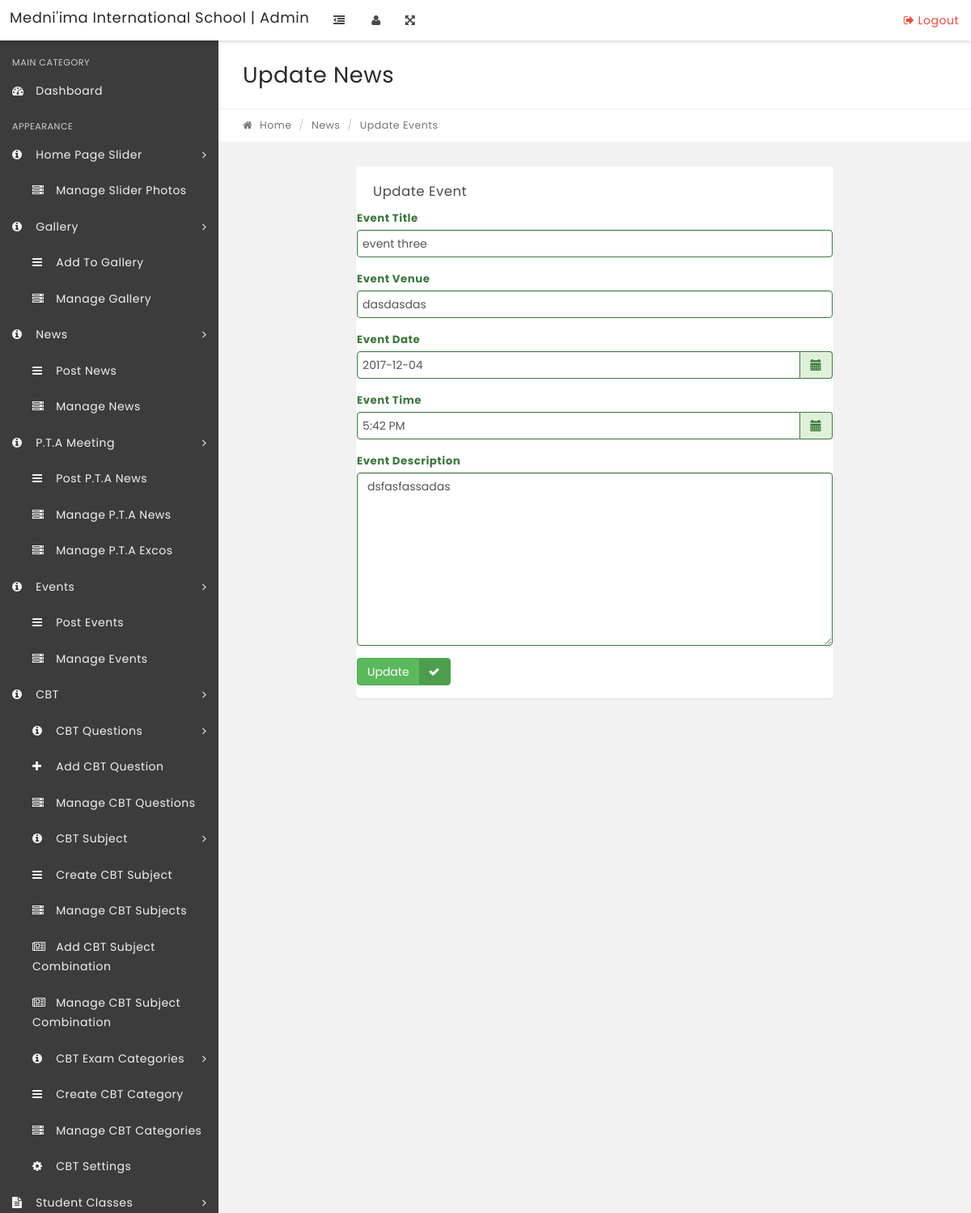
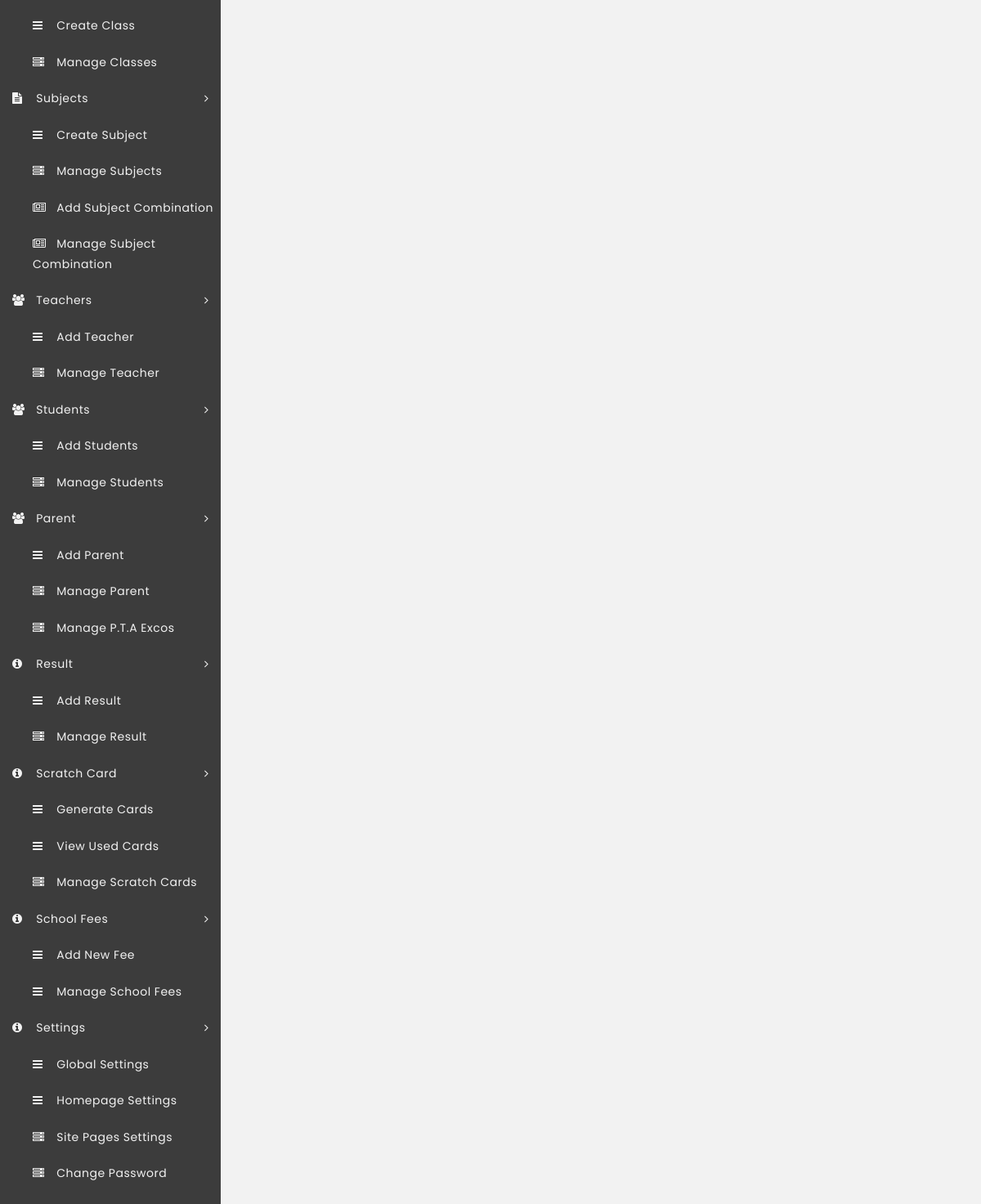
Page /admin/edit-events.php?eid=3 on the committed database (2 pictures, top to bottom).
### tables this page shows
CREATE TABLE IF NOT EXISTS `tblevent` (
  `id` int(11) NOT NULL,
  `title` varchar(250) NOT NULL,
  `content` text NOT NULL,
  `date` date NOT NULL,
  `time` varchar(50) NOT NULL,
  `location` varchar(200) NOT NULL,
  `last_update` timestamp NOT NULL DEFAULT CURRENT_TIMESTAMP ON UPDATE CURRENT_TIMESTAMP
);

### controller/header.php (called while the page is built, shortened)
<?php
require_once __DIR__ . '/config.php';
if(($db=="" || $db->connect_error))
{
    header("Location: /installation/");
}
else{
include __DIR__ . '/func.php';
$iSMartFUN = new Ismart_Controller($db);
}
?>

### controller/func.php (called while the page is built, shortened)
<?php
class Ismart_Controller {
	var $db;
	function __construct($db){
		$this->db = $db;
            	}
public function getTRows($table,$conditions = array()){
		$sql = 'SELECT ';
		$sql .= array_key_exists("select",$conditions)?$conditions['select']:'*';
		$sql .= ' FROM '.$table;
		if(array_key_exists("where",$conditions)){
			$sql .= ' WHERE ';
			$i = 0;
			foreach($conditions['where'] as $key => $value){
				$pre = ($i > 0)?' AND ':'';
				$sql .= $pre.$key." = '".$value."'";
				$i++;
			}
		}
		$result = $this->db->query($sql);
		if(array_key_exists("return_type",$conditions) && $conditions['return_type'] != 'all'){
			switch($conditions['return_type']){
				case 'single':
					$data = $result->fetch_object();
					break;
			}
		}else{
			if($result->num_rows > 0){
				while($row = $result->fetch_object()){
					$data[] = $row;
				}
			}
		}
		return !empty($data)?$data:false;
	}
}
?>

### admin/edit-events.php (the view, shortened to what this page needs)
<?php
include('../controller/header.php');
if(strlen($_SESSION['alogin'])=="")
    {
    $login_url=''.SITE_URL.'login';
    header("Location: $login_url");
    }
    else{
?>
<!DOCTYPE html>
<html lang="en">
    <head>
    </head>
    <body class="top-navbar-fixed">
        <div class="main-wrapper">
            <?php include('includes/topbar.php');?>
            <div class="content-wrapper">
                <div class="content-container">
<?php include('includes/leftbar.php');?>
                    <div class="main-page">
                        <div class="container-fluid">
                            <div class="row page-title-div">
                                <div class="col-md-6">
                                    <h2 class="title">Update News</h2>
                                </div>
                            </div>
                            <div class="row breadcrumb-div">
                                <div class="col-md-6">
                                    <ul class="breadcrumb">
            							<li><a href="index.php"><i class="fa fa-home"></i> Home</a></li>
            							<li><a href="#">News</a></li>
            							<li class="active">Update Events</li>
            						</ul>
                                </div>
                            </div>
                        </div>
                        <section class="section">
                            <div class="container-fluid">
                                <div class="row">
                                    <div class="col-md-8 col-md-offset-2">
                                        <div class="panel">
                                            <div class="panel-heading">
                                                <div class="panel-title">
                                                    <h5>Update Event</h5>
                                                </div>
                                            </div>
                                                <form method="post">
<?php
$eid=intval($_GET['eid']);
$get_new_condition['where'] = array('id' =>$eid);
$get_new_condition['return_type'] = 'single';
$result = $iSMartFUN->getTRows("tblevent",$get_new_condition);
if($result)
{
   ?>
                                                    <div class="form-group has-success">
                                                        <label for="success" class="control-label">Event Title</label>
                                                		<div class="">
                                                			<input type="text" name="title" value="<?php echo htmlentities($result->title);?>" required class="form-control" id="success">
                                                		</div>
                                                	</div>
                                                    <div class="form-group has-success">
                                                        <label for="success-venue" class="control-label">Event Venue</label>
                                                		<div class="">
                                                			<input type="text" name="location" value="<?php echo htmlentities($result->location);?>" required class="form-control" id="success-venue">
                                                		</div>
                                                	</div>
                                                     <div class="form-group has-success">
                                                    <label for="success-date" class="control-label">Event Date</label>
                <div class='input-group date' id='datetimepicker1'>
                    <input type='text' value="<?php echo htmlentities($result->date);?>" name="date" class="form-control" required class="form-control" />
                    <span class="input-group-addon">
                        <span class="glyphicon glyphicon-calendar"></span>
                    </span>
                </div>
            </div>
            <div class="form-group has-success">
                                                    <label for="success-date" class="control-label">Event Time</label>
                <div class='input-group date' id='datetimepicker2'>
                    <input type='text' name="time" value="<?php echo htmlentities($result->time);?>" class="form-control" required class="form-control" />
                    <span class="input-group-addon">
                        <span class="glyphicon glyphicon-calendar"></span>
                    </span>
                </div>
            </div>
                                                     <div class="form-group has-success">
                                                        <label for="success" class="control-label">Event Description</label>
                                                        <div class="">
                                                        <textarea  rows="10" cols="4" name="content" class="form-control" required id="success"><?php echo htmlentities($result->content);?></textarea>
                                                        </div>
                                                    </div>
                                                    <?php } ?>
  <div class="form-group has-success">
                                                        <div class="">
                                                           <button type="submit" name="update" class="btn btn-success btn-labeled">Update<span class="btn-label btn-label-right"><i class="fa fa-check"></i></span></button>
                                                    </div>
                                                </form>
                                            </div>
                                        </div>
                                    </div>
                                </div>
                            </div>
                    </div>
                </div>
            </div>
    </body>
</html>
<?php  } ?>

### css/editor.css (style rules this page uses)
select, textarea, input[type="text"], input[type="password"], input[type="datetime"], input[type="datetime-local"], input[type="date"], input[type="month"], input[type="time"], input[type="week"], input[type="number"], input[type="email"], input[type="url"], input[type="search"], input[type="tel"], input[type="color"], .uneditable-input { height:auto; margin-bottom:10px; }

### rows in the picture
tblevent: title "event three", location "dasdasdas", date "2017-12-04", time "5:42 PM", content "dsfasfassadas"

### other values in the picture
SCHOOL_NAME "Medni'ima International School"
